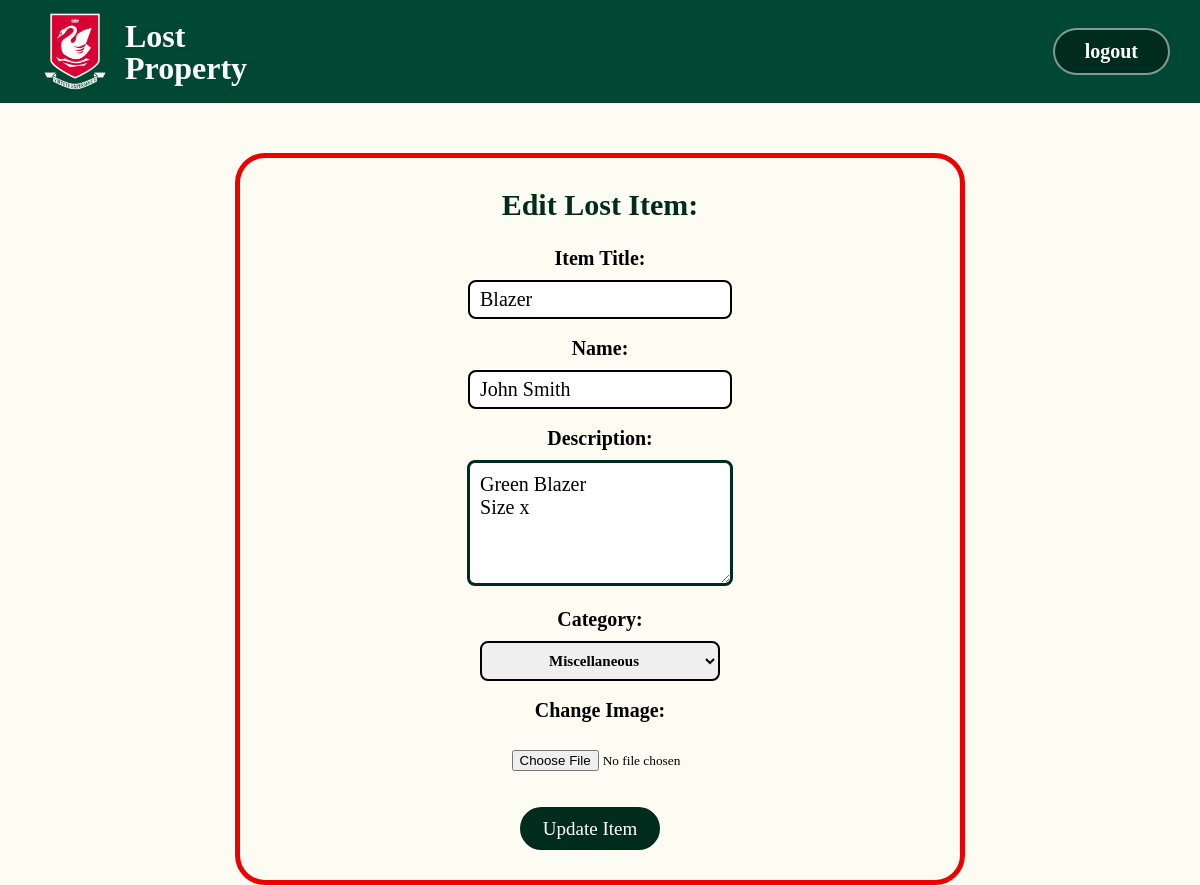
/admin/update/18, run on an earlier commit of the app's database.
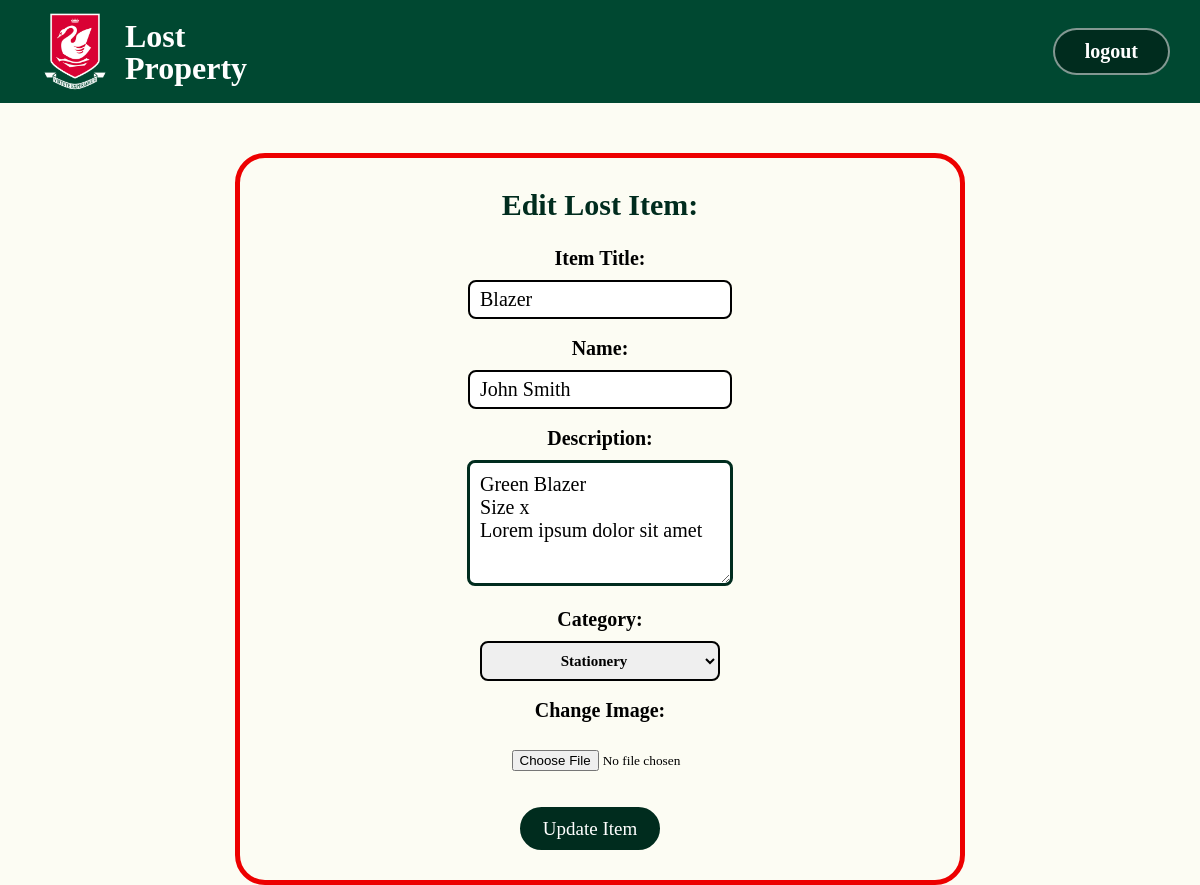
And on a later commit of the database.
### tables this page shows
CREATE TABLE items (
            id INTEGER PRIMARY KEY AUTOINCREMENT,
            item_name TEXT,
            name TEXT,
            description TEXT,
            image_filename TEXT,
            category TEXT
        );

### app.py (the view, shortened to what this page needs)
@app.route('/admin/update/<int:id>', methods=['POST', 'GET'])
def update_item(id):
    conn = get_db_connection()
    item = conn.execute('SELECT * FROM items WHERE id = ?', (id,)).fetchone()
    conn.close()
    categories = [
        "Clothing & Accessories",
        "Electronics",
        "Stationery",
        "Personal Items",
        "Jewellery",
        "Sports Equipment",
        "Miscellaneous"
    ]
    return render_template('update.html', item=item, categories=categories)

### app.py (called while the page is built)
def get_db_connection():
    db_path = os.path.join('Final', 'WBHSLostProperty.db')
    conn = sqlite3.connect(db_path)
    conn.row_factory = sqlite3.Row
    return conn

### templates/update.html (shortened to what this page needs)
{% extends 'base_admin.html' %}
{% block body %}
<div id="upload_container">
    <h1>Edit Lost Item:</h1>
    <form id='upload_item_form' method="POST">
        <h2>Item Title:</h2>
        <input id="upload_input" type="text" name="item_name" id="item_name" value="{{ item.item_name }}" required><br><br>
        <h2>Name:</h2>
        <input id="upload_input" type="text" name="name" id="name" value="{{ item.name }}" required><br><br>
        <h2>Description:</h2>
        <textarea id="upload_text" name="description" id="description" required>{{ item.description }}</textarea><br><br>
        <h2>Category:</h2>
        <select id="upload_category" name="category" required>
            {% for category in categories %}
                <option value="{{ category }}" {% if item['category'] == category %}selected{% endif %}>
                    {{ category }}
                </option>
            {% endfor %}
        </select>
        <br><br>
        <h2>Change Image:</h2><br>
        <input id='upload_image' type="file" name="image"><br><br>
        <br>
        <button id="upload_button" type="submit">Update Item</button>
    </form>
</div>
{% endblock %}

What changed in the data, as far as the page shows it:
changed items "Blazer": description "Green Blazer Size x" → "Green Blazer Size x Lorem ipsum dolor sit amet"; category "Miscellaneous" → "Stationery"
